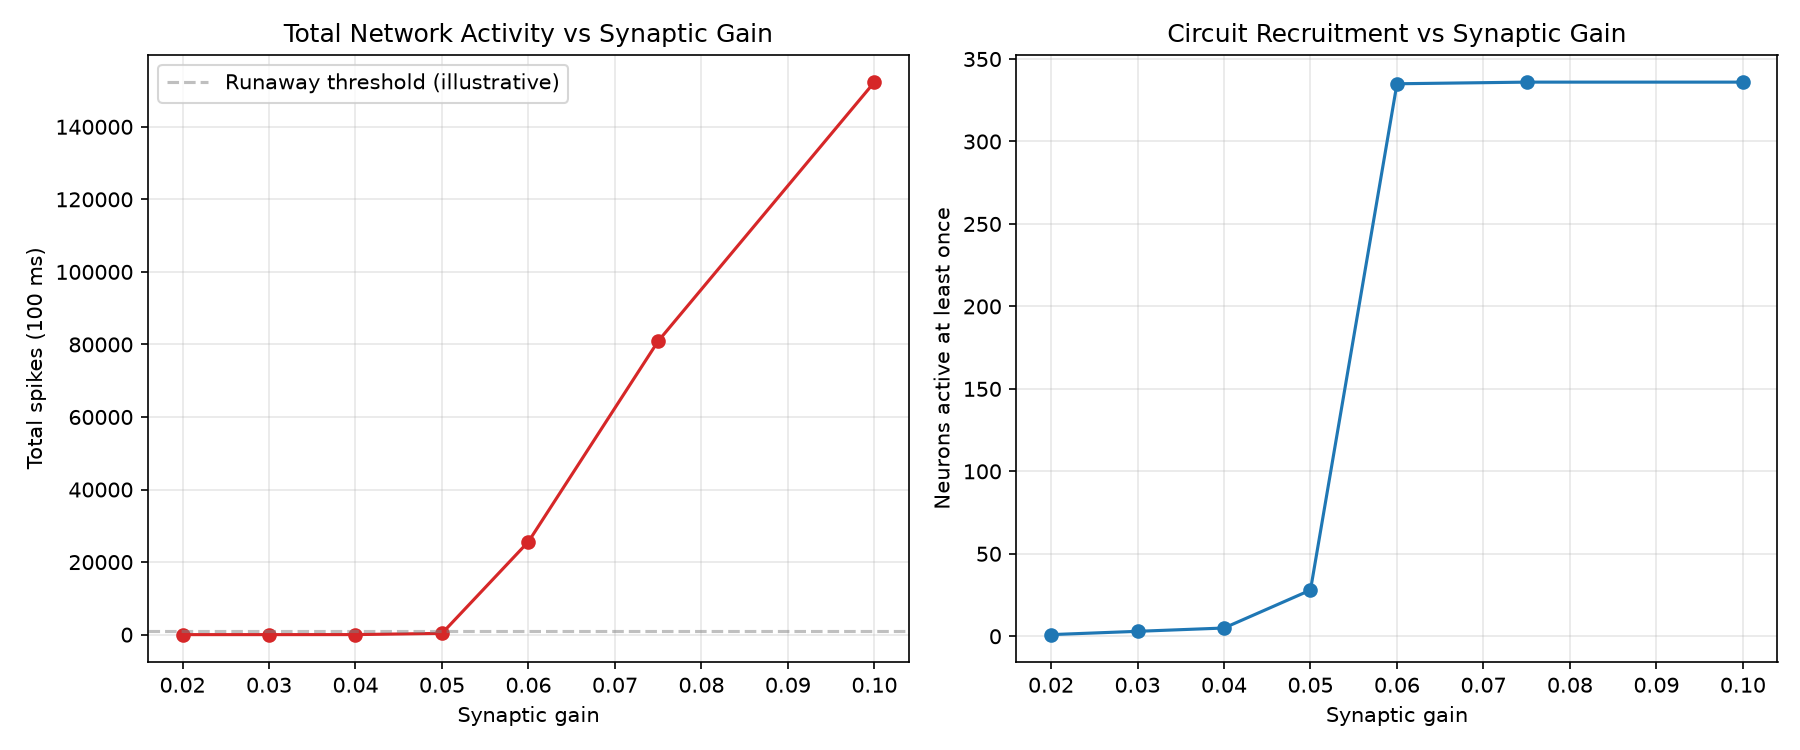

Generate this figure with Python:
import numpy as np
import matplotlib.pyplot as plt
import networkx as nx

from network_simulation import simulate_network, load_graph
import network_simulation as ns


def run_sensitivity_analysis():
    G = load_graph()

    out_degrees = dict(G.out_degree(weight="weight"))
    stimulus_node = max(out_degrees, key=out_degrees.get)

    gains = [0.02, 0.03, 0.04, 0.05, 0.06, 0.075, 0.10]

    total_spikes_list = []
    active_neurons_list = []

    for gain in gains:
        ns.SYNAPTIC_GAIN = gain  # override module-level parameter

        nodes, spike_times = simulate_network(G, stimulus_node, duration=100.0)

        total_spikes = sum(len(t) for t in spike_times.values())
        active_neurons = sum(1 for t in spike_times.values() if len(t) > 0)

        total_spikes_list.append(total_spikes)
        active_neurons_list.append(active_neurons)

        print(f"GAIN={gain:.3f} | Total spikes: {total_spikes:6d} | Active neurons: {active_neurons:3d} / {len(nodes)}")

    fig, axes = plt.subplots(1, 2, figsize=(12, 5))

    axes[0].plot(gains, total_spikes_list, "o-", color="tab:red")
    axes[0].set_xlabel("Synaptic gain")
    axes[0].set_ylabel("Total spikes (100 ms)")
    axes[0].set_title("Total Network Activity vs Synaptic Gain")
    axes[0].grid(True, alpha=0.3)
    axes[0].axhline(1000, color="gray", linestyle="--", alpha=0.5, label="Runaway threshold (illustrative)")
    axes[0].legend()

    axes[1].plot(gains, active_neurons_list, "o-", color="tab:blue")
    axes[1].set_xlabel("Synaptic gain")
    axes[1].set_ylabel("Neurons active at least once")
    axes[1].set_title("Circuit Recruitment vs Synaptic Gain")
    axes[1].grid(True, alpha=0.3)

    plt.tight_layout()
    plt.savefig("gain_sensitivity.png", dpi=150)
    print("\nPlot saved as gain_sensitivity.png")


if __name__ == "__main__":
    run_sensitivity_analysis()
